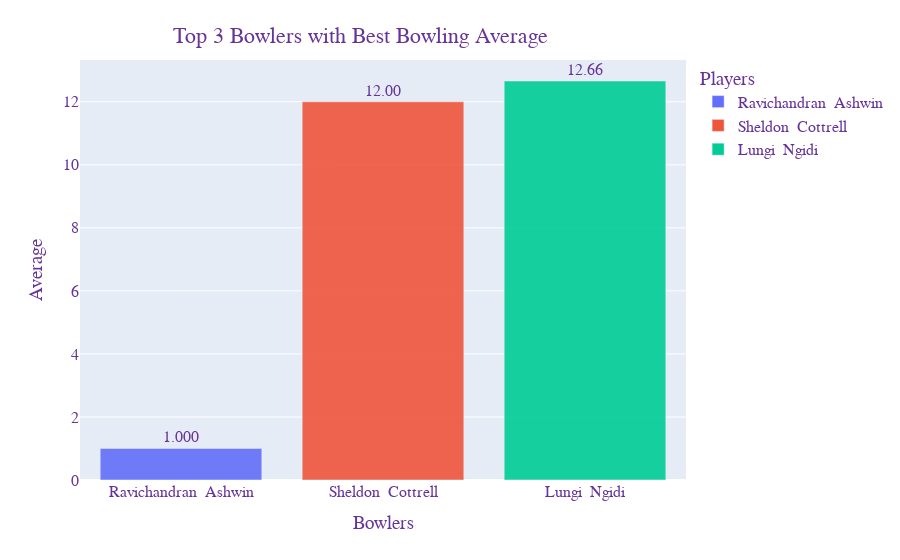

The cell this chart's notebook holds for it:
### Code cell
fig = px.bar(data_bowl_stats_best_avg, x='PLAYER', y='Avg',opacity=0.9,text='Avg', hover_data=['Position','PLAYER', 'Avg'], color='PLAYER')

fig.update_traces(texttemplate='%{text:.4s}', textposition='outside')
fig.update_layout(uniformtext_minsize=12, uniformtext_mode='hide')

fig.update_layout(xaxis_title="Bowlers",
                                yaxis_title="Average",
                                legend_title="Players",
                                font=dict(
                                    family="Arial",
                                    size=16,
                                    color="RebeccaPurple"
                                ))

fig.update_layout(title={'text': "Top 3 Bowlers with Best Bowling Average",
                                        'y':0.95,
                                        'x':0.40,
                                        'xanchor': 'center',
                                        'yanchor': 'top'})

fig.show()

### Figure 1 — Plotly figure (JSON) as saved in the notebook; plotly's stock layout.template omitted (floating-point values rounded to 4 significant figures)
{"data": [{"alignmentgroup": "True", "customdata": [[1, "Ravichandran  Ashwin", "1.00"]], "hovertemplate": "PLAYER=%{customdata[1]}<br>Avg=%{text}<br>Position=%{customdata[0]}<extra></extra>", "legendgroup": "Ravichandran  Ashwin", "marker": {"color": "#636efa", "opacity": 0.9}, "name": "Ravichandran  Ashwin", "offsetgroup": "Ravichandran  Ashwin", "orientation": "v", "showlegend": true, "text": ["1.00"], "textposition": "outside", "texttemplate": "%{text:.4s}", "type": "bar", "x": ["Ravichandran  Ashwin"], "xaxis": "x", "y": ["1.00"], "yaxis": "y"}, {"alignmentgroup": "True", "customdata": [[2, "Sheldon  Cottrell", "12.00"]], "hovertemplate": "PLAYER=%{customdata[1]}<br>Avg=%{text}<br>Position=%{customdata[0]}<extra></extra>", "legendgroup": "Sheldon  Cottrell", "marker": {"color": "#EF553B", "opacity": 0.9}, "name": "Sheldon  Cottrell", "offsetgroup": "Sheldon  Cottrell", "orientation": "v", "showlegend": true, "text": ["12.00"], "textposition": "outside", "texttemplate": "%{text:.4s}", "type": "bar", "x": ["Sheldon  Cottrell"], "xaxis": "x", "y": ["12.00"], "yaxis": "y"}, {"alignmentgroup": "True", "customdata": [[3, "Lungi  Ngidi", "12.66"]], "hovertemplate": "PLAYER=%{customdata[1]}<br>Avg=%{text}<br>Position=%{customdata[0]}<extra></extra>", "legendgroup": "Lungi  Ngidi", "marker": {"color": "#00cc96", "opacity": 0.9}, "name": "Lungi  Ngidi", "offsetgroup": "Lungi  Ngidi", "orientation": "v", "showlegend": true, "text": ["12.66"], "textposition": "outside", "texttemplate": "%{text:.4s}", "type": "bar", "x": ["Lungi  Ngidi"], "xaxis": "x", "y": ["12.66"], "yaxis": "y"}], "layout": {"barmode": "relative", "font": {"color": "RebeccaPurple", "family": "Arial", "size": 16}, "legend": {"title": {"text": "Players"}, "tracegroupgap": 0}, "margin": {"t": 60}, "title": {"text": "Top 3 Bowlers with Best Bowling Average", "x": 0.4, "xanchor": "center", "y": 0.95, "yanchor": "top"}, "uniformtext": {"minsize": 12, "mode": "hide"}, "xaxis": {"anchor": "y", "categoryarray": ["Ravichandran  Ashwin", "Sheldon  Cottrell", "Lungi  Ngidi"], "categoryorder": "array", "domain": [0, 1], "title": {"text": "Bowlers"}}, "yaxis": {"anchor": "x", "domain": [0, 1], "title": {"text": "Average"}}}}
